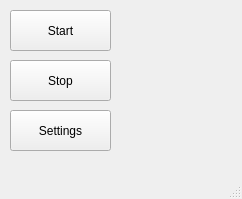
<?xml version="1.0" encoding="UTF-8"?>
<ui version="4.0">
 <class>window</class>
 <widget class="QMainWindow" name="window">
  <property name="geometry">
   <rect>
    <x>0</x>
    <y>0</y>
    <width>242</width>
    <height>199</height>
   </rect>
  </property>
  <property name="windowTitle">
   <string>window</string>
  </property>
  <widget class="QWidget" name="centralwidget">
   <widget class="QPushButton" name="Stop">
    <property name="geometry">
     <rect>
      <x>10</x>
      <y>60</y>
      <width>101</width>
      <height>41</height>
     </rect>
    </property>
    <property name="text">
     <string>Stop</string>
    </property>
   </widget>
   <widget class="QPushButton" name="Settings">
    <property name="geometry">
     <rect>
      <x>10</x>
      <y>110</y>
      <width>101</width>
      <height>41</height>
     </rect>
    </property>
    <property name="text">
     <string>Settings</string>
    </property>
   </widget>
   <widget class="QPushButton" name="Start">
    <property name="geometry">
     <rect>
      <x>10</x>
      <y>10</y>
      <width>101</width>
      <height>41</height>
     </rect>
    </property>
    <property name="text">
     <string>Start</string>
    </property>
   </widget>
  </widget>
  <widget class="QMenuBar" name="menubar">
   <property name="geometry">
    <rect>
     <x>0</x>
     <y>0</y>
     <width>242</width>
     <height>22</height>
    </rect>
   </property>
  </widget>
  <widget class="QStatusBar" name="statusbar"/>
 </widget>
 <resources/>
 <connections/>
</ui>
